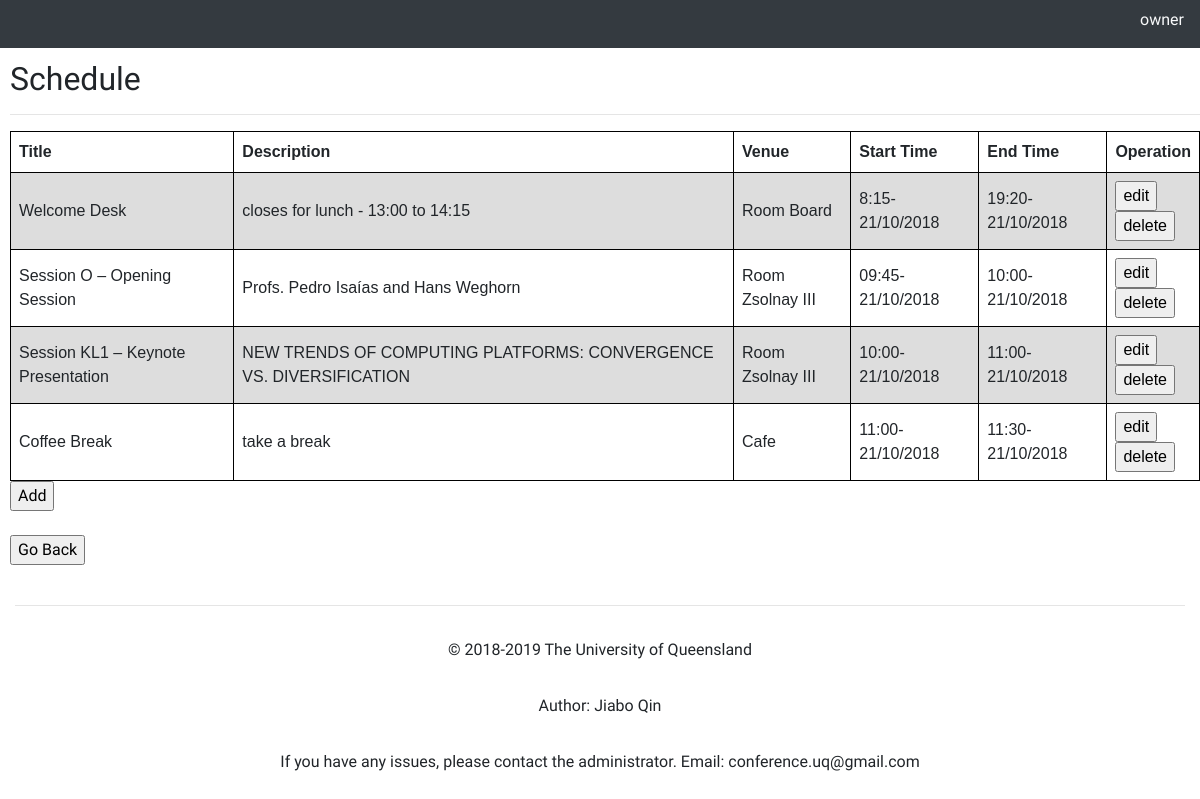
The page /uploading-2.0/schedule_list.php (signed in) on the database its author committed.
### tables this page shows
CREATE TABLE `SCHEDULE` (
  `Schedule_ID` int(11) NOT NULL,
  `Con_ID` int(11) NOT NULL,
  `Schedule_Title` varchar(500) NOT NULL,
  `Schedule_Description` varchar(1000) NOT NULL,
  `Schedule_Location` varchar(1000) NOT NULL,
  `Schedule_StartTime` varchar(100) NOT NULL,
  `Schedule_EndTime` varchar(100) NOT NULL
);

### uploading-2.0/schedule_list.php (the view, shortened to what this page needs)
<!DOCTYPE HTML>
<html>
<head>
  <?php
  include('templates/header.php');
  include('templates/nav.php');
  $Admin_ID = $_SESSION['User_ID'];
  $sql = "SELECT * FROM SCHEDULE WHERE Con_ID = '$Admin_ID'";
  $result = mysqli_query($conn, $sql);
  echo "<div style='margin-top:5%; margin-left:10px'>";
  echo "<h2>Schedule</h2>";
  echo "<hr />";
  if (mysqli_num_rows($result) > 0) {
      echo '<table>
      <tr>
        <th>Title</th>
        <th>Description</th>
        <th>Venue</th>
        <th>Start Time</th>
        <th>End Time</th>
        <th>Operation</th>
      </tr>';
      while($row = mysqli_fetch_assoc($result)) {
        $sch_ID = $row["Schedule_ID"];
        echo '
          <tr>
            <td>'. $row["Schedule_Title"]. '</td>
            <td>'. $row["Schedule_Description"]. '</td>
            <td>'. $row["Schedule_Location"]. '</td>
            <td>'. $row["Schedule_StartTime"]. '</td>
            <td>'. $row["Schedule_EndTime"]. '</td>
            <td>
            <form method="post" action="schedule_edit.php">
            <input type="hidden" value='. $sch_ID .' placeholder="Title" name="ID">
            <input type="submit" name="submit" value="edit" />
            </form>
            <form method="post" action="schedule_delete.php">
            <input type="hidden" value='. $sch_ID .' placeholder="Title" name="ID">
            <input type="submit" name="submit" value="delete" />
            </form>
            </td>
          </tr>';
        }
          echo '
        </table>
        <a href="schedule_add.php"><input type="button" value="Add"></a>
        <br>
      ';
  } else {
      echo '0 results
      <br>
      <a href="schedule_add.php"><input type="button" value="Add"></a><br>';
  }
  echo '<br><a href="main_page.php"><input type="button" value="Go Back" name="Add User"></a>';
  echo "</div>";
  include('templates/footer.php');
  ?>

### uploading-2.0/templates/header.php (shortened to what this page needs)
  <link href="https://stackpath.bootstrapcdn.com/bootstrap/4.1.0/css/bootstrap.min.css" rel="stylesheet" />
  <link rel="stylesheet" href="https://cdnjs.cloudflare.com/ajax/libs/font-awesome/4.7.0/css/font-awesome.min.css">
</head>
<body style="font-family: 'Do Hyeon', sans-serif;">

### uploading-2.0/templates/nav.php (shortened to what this page needs)
<nav class="nav justify-content-end bg-dark fixed-top" style="height: 3rem;">
  <li class="nav-item">
    <?php
      if (isset($_SESSION['Username'])){
        echo '<a class="nav-link text-light" href="user.php">' . $_SESSION['Username'] . '</a>';
      }
      else {
        echo '<p class="nav-link text-light">Hello</p>';
      }
    ?>
  </li>
</nav>

### uploading-2.0/templates/footer.php (shortened to what this page needs)
<footer class="page-footer font-small stylish-color-dark pt-4">
  <div class="container-fluid text-center text-md-left">
    <hr/>
    <div class="footer-copyright text-center py-3">&copy; 2018-2019 The University of Queensland</div>
    <div class="footer-copyright text-center py-3">Author: Jiabo Qin</div>
    <div class="footer-copyright text-center py-3">If you have any issues, please contact the administrator. Email: conference.uq@gmail.com</div>
  </div>
</footer>
</body>
</html>

### uploading-2.0/templates/nav.php (style rules this page uses)
body { margin: 0; font-family: Arial, Helvetica, sans-serif; }

### uploading-2.0/schedule_list.php (style rules this page uses)
table { font-family: arial, sans-serif; border-collapse: collapse; width: 100%; }
td, th { border: 1px solid #000000; text-align: left; padding: 8px; }
tr:nth-child(even) { background-color: #dddddd; }

### rows shown on the page
schedule: Schedule_Title "Welcome Desk", Schedule_Description "closes for lunch - 13:00 to 14:15", Schedule_Location "Room Board", Schedule_StartTime "8:15-21/10/2018", Schedule_EndTime "19:20-21/10/2018"
schedule: Schedule_Title "Session O – Opening Session", Schedule_Description "Profs. Pedro Isaías and Hans Weghorn", Schedule_Location "Room Zsolnay III", Schedule_StartTime "09:45-21/10/2018", Schedule_EndTime "10:00-21/10/2018"
schedule: Schedule_Title "Session KL1 – Keynote Presentation", Schedule_Description "NEW TRENDS OF COMPUTING PLATFORMS: CONVERGENCE VS. DIVERSIFICATION", Schedule_Location "Room Zsolnay III", Schedule_StartTime "10:00-21/10/2018", Schedule_EndTime "11:00-21/10/2018"
schedule: Schedule_Title "Coffee Break", Schedule_Description "take a break", Schedule_Location "Cafe", Schedule_StartTime "11:00-21/10/2018", Schedule_EndTime "11:30-21/10/2018"

### other values the page prints
$_SESSION['Username'] "owner"
